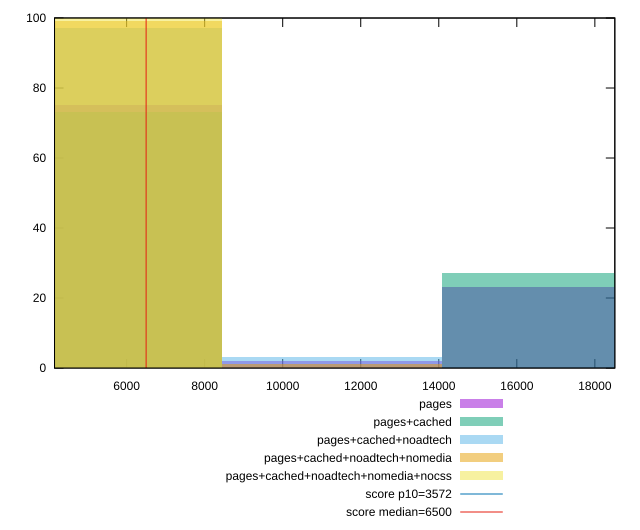

The script that saved this image:
reset

$pages <<EOF
5636.613045757754 75
16909.839137273262 23
11273.226091515508 2
EOF

$pagesCached <<EOF
5636.613045757754 73
16909.839137273262 27
EOF

$pagesCachedNoadtech <<EOF
11273.226091515508 3
5636.613045757754 97
EOF

$pagesCachedNoadtechNomedia <<EOF
5636.613045757754 99
11273.226091515508 1
EOF

$pagesCachedNoadtechNomediaNocss <<EOF
5636.613045757754 100
EOF

set key outside below
set boxwidth 5636.613045757754
set xrange [4152.75:18511.676999999996]
set yrange [0:100]
set trange [0:100]
set style fill transparent solid 0.5 noborder

set parametric
set terminal svg size 640, 530 enhanced background rgb 'white'
set output "report_00013_2021-02-09T12-04-24.940Z/first-cpu-idle/comparison/histogram/all_raw.svg"

plot $pages title "pages" with boxes, \
     $pagesCached title "pages+cached" with boxes, \
     $pagesCachedNoadtech title "pages+cached+noadtech" with boxes, \
     $pagesCachedNoadtechNomedia title "pages+cached+noadtech+nomedia" with boxes, \
     $pagesCachedNoadtechNomediaNocss title "pages+cached+noadtech+nomedia+nocss" with boxes, \
     3572,t title "score p10=3572", \
     6500,t title "score median=6500"

reset
